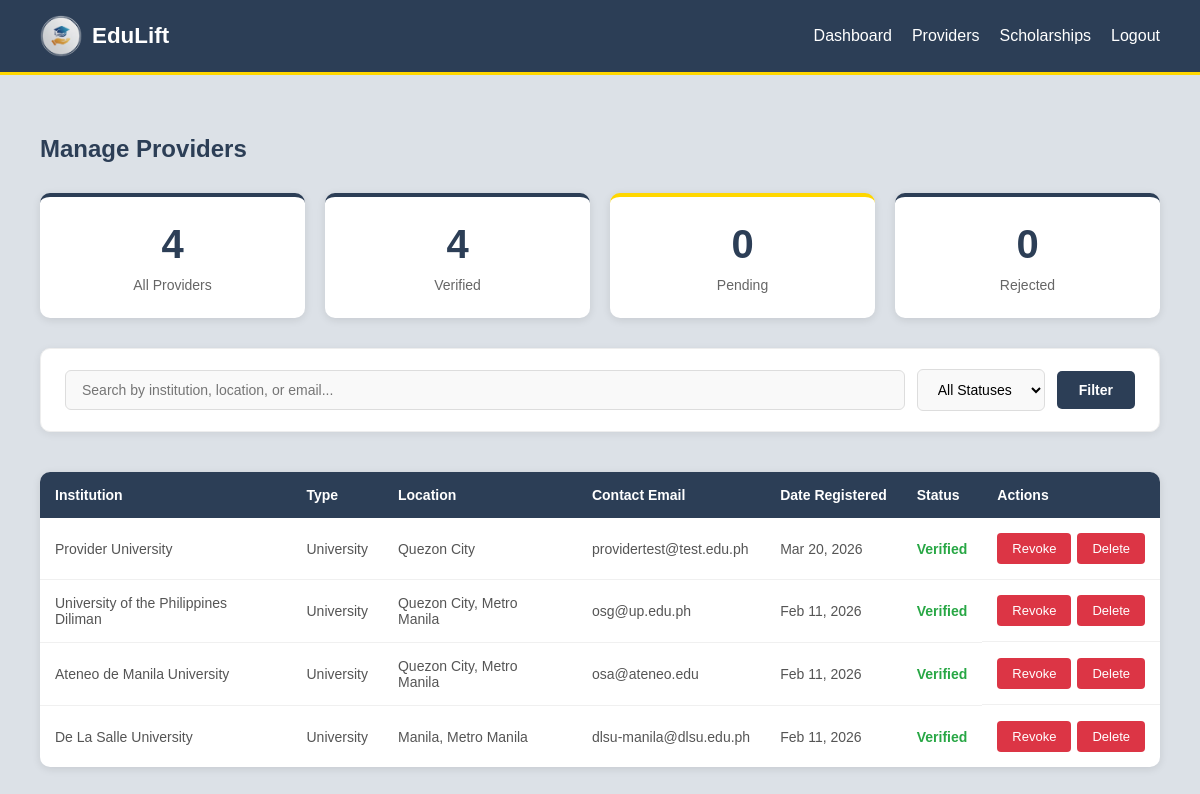
Page /admin/manage_providers.php (signed in) on the committed database.
### tables this page shows
CREATE TABLE `provider_profiles` (
  `provider_id` int(11) NOT NULL,
  `user_id` int(11) NOT NULL,
  `institution_id` int(11) NOT NULL,
  `status` varchar(20) DEFAULT 'pending',
  `created_at` timestamp NOT NULL DEFAULT current_timestamp()
);

CREATE TABLE `institutions` (
  `institution_id` int(11) NOT NULL,
  `institution_name` varchar(200) NOT NULL,
  `institution_type` varchar(50) DEFAULT NULL,
  `location` varchar(200) DEFAULT NULL,
  `contact_email` varchar(100) DEFAULT NULL,
  `contact_phone` varchar(20) DEFAULT NULL,
  `description` text DEFAULT NULL
);

### admin/manage_providers.php (the view, shortened to what this page needs)
<?php
include("../config/database.php");
$search        = isset($_GET['search']) ? trim($_GET['search']) : '';
$sql    = "SELECT pp.provider_id, pp.status, pp.created_at,
                  i.institution_name, i.institution_type, i.location, i.contact_email,
                  u.username, u.email AS user_email
           FROM provider_profiles pp
           JOIN institutions i ON pp.institution_id = i.institution_id
           JOIN users u ON pp.user_id = u.user_id
           WHERE 1=1";
$sql .= " ORDER BY pp.created_at DESC";
$stmt = mysqli_prepare($conn, $sql);
mysqli_stmt_execute($stmt);
$result = mysqli_stmt_get_result($stmt);
$count_all      = mysqli_fetch_assoc(mysqli_query($conn, "SELECT COUNT(*) as c FROM provider_profiles"))['c'];
$count_verified = mysqli_fetch_assoc(mysqli_query($conn, "SELECT COUNT(*) as c FROM provider_profiles WHERE status='verified'"))['c'];
$count_pending  = mysqli_fetch_assoc(mysqli_query($conn, "SELECT COUNT(*) as c FROM provider_profiles WHERE status='pending'"))['c'];
$count_rejected = mysqli_fetch_assoc(mysqli_query($conn, "SELECT COUNT(*) as c FROM provider_profiles WHERE status='rejected'"))['c'];
?>
<!DOCTYPE html>
<html lang="en">
<head>
    <link rel="stylesheet" href="../assets/css/style.css">
</head>
<body>
    <header class="header">
        <a class="header-brand" href="#"><img src="../assets/img/eduliftlogo.png" alt="EduLift Logo" class="header-logo"><h1 class="logo">EduLift</h1></a>
        <nav>
            <a href="admin_dashboard.php">Dashboard</a>
            <a href="manage_providers.php">Providers</a>
            <a href="manage_scholarships.php">Scholarships</a>
            <a href="../auth/logout.php">Logout</a>
        </nav>
    </header>
    <div class="container">
        <h2>Manage Providers</h2>
        <div class="stats-grid">
            <div class="stat-card">
                <h3><?php echo $count_all; ?></h3>
                <p>All Providers</p>
            </div>
            <div class="stat-card">
                <h3><?php echo $count_verified; ?></h3>
                <p>Verified</p>
            </div>
            <div class="stat-card highlight">
                <h3><?php echo $count_pending; ?></h3>
                <p>Pending</p>
            </div>
            <div class="stat-card">
                <h3><?php echo $count_rejected; ?></h3>
                <p>Rejected</p>
            </div>
        </div>
        <div class="filter-bar">
            <form method="GET" class="filter-form">
                <input type="text" name="search" placeholder="Search by institution, location, or email..."
                       value="<?php echo htmlspecialchars($search); ?>">
                <select name="status">
                    <option value="">All Statuses</option>
                </select>
                <button type="submit" class="btn">Filter</button>
            </form>
        </div>
        <div class="section">
            <div class="table-container">
                <table class="data-table">
                    <thead>
                        <tr>
                            <th>Institution</th>
                            <th>Type</th>
                            <th>Location</th>
                            <th>Contact Email</th>
                            <th>Date Registered</th>
                            <th>Status</th>
                            <th>Actions</th>
                        </tr>
                    </thead>
                    <tbody>
                        <?php if (mysqli_num_rows($result) > 0): ?>
                            <?php while ($row = mysqli_fetch_assoc($result)): ?>
                            <tr>
                                <td><?php echo htmlspecialchars($row['institution_name']); ?></td>
                                <td><?php echo htmlspecialchars($row['institution_type']); ?></td>
                                <td><?php echo htmlspecialchars($row['location']); ?></td>
                                <td><?php echo htmlspecialchars($row['contact_email']); ?></td>
                                <td><?php echo date('M d, Y', strtotime($row['created_at'])); ?></td>
                                <td>
                                    <span class="status-<?php echo htmlspecialchars($row['status']); ?>">
                                        <?php echo ucfirst(htmlspecialchars($row['status'])); ?>
                                    </span>
                                </td>
                                <td class="action-cell">
                                    <?php if ($row['status'] === 'pending'): ?>
                                        <a href="verify_provider.php?id=<?php echo $row['provider_id']; ?>&action=approve" class="btn-small">Approve</a>
                                        <a href="verify_provider.php?id=<?php echo $row['provider_id']; ?>&action=reject"  class="btn-small btn-danger">Reject</a>
                                    <?php elseif ($row['status'] === 'verified'): ?>
                                        <a href="verify_provider.php?id=<?php echo $row['provider_id']; ?>&action=reject"  class="btn-small btn-danger">Revoke</a>
                                    <?php elseif ($row['status'] === 'rejected'): ?>
                                        <a href="verify_provider.php?id=<?php echo $row['provider_id']; ?>&action=approve" class="btn-small">Re-approve</a>
                                    <?php endif; ?>
                                    <a href="#"
                                       class="btn-small btn-danger"
                                       onclick="showDeleteModal('delete_provider.php?id=<?php echo $row['provider_id']; ?>', '<?php echo htmlspecialchars($row['institution_name'], ENT_QUOTES); ?>')">Delete</a>
                                </td>
                            </tr>
                            <?php endwhile; ?>
                        <?php endif; ?>
                    </tbody>
                </table>
            </div>
        </div>
    </div>
</body>
</html>

### assets/css/style.css (style rules this page uses)
* { box-sizing: border-box; }
body { margin: 0; font-family: Arial, sans-serif; display: flex; flex-direction: column; min-height: 100vh; background: #dce1e7; }
.container { flex: 1; width: 100%; max-width: 1200px; margin: 0 auto; padding: 40px; box-sizing: border-box; }
.container h2, .container h3 { color: #2c3e56; }
.header { padding: 15px 40px; display: flex; justify-content: space-between; align-items: center; background: #2c3e56; border-bottom: 3px solid #FFD700; position: relative; }
.header-brand { display: flex; align-items: center; gap: 10px; text-decoration: none; }
.header-logo { height: 42px; width: 42px; border-radius: 50%; object-fit: cover; flex-shrink: 0; }
.logo { font-weight: bold; color: #ffffff; margin: 0; font-size: 1.4rem; }
.header nav { display: flex; align-items: center; }
.header nav a { color: #ffffff; text-decoration: none; margin-left: 20px; transition: color 0.3s; white-space: nowrap; }
.btn { display: inline-block; padding: 10px 20px; background: #2c3e56; color: #ffffff; text-decoration: none; border-radius: 5px; font-size: 15px; font-weight: bold; border: none; cursor: pointer; transition: background 0.3s, transform 0.2s; }
.btn-small { padding: 8px 15px; font-size: 13px; background: #2c3e56; color: #ffffff; text-decoration: none; border-radius: 4px; transition: background 0.3s; }
.btn-danger { background: #dc3545; }
.stats-grid { display: grid; grid-template-columns: repeat(auto-fit, minmax(200px, 1fr)); gap: 20px; margin: 30px 0; }
.stat-card { background: #ffffff; border-radius: 10px; padding: 25px; box-shadow: 0 2px 8px rgba(0,0,0,0.1); border-top: 4px solid #2c3e56; text-align: center; transition: transform 0.3s; }
.stat-card.highlight { border-top-color: #FFD700; }
.stat-card h3 { font-size: 2.5rem; color: #2c3e56; margin: 0 0 10px 0; }
.stat-card p { color: #666; font-size: 14px; margin: 0; }
.section { margin: 40px 0; }
.table-container { overflow-x: auto; background: #ffffff; border-radius: 10px; box-shadow: 0 2px 8px rgba(0,0,0,0.1); -webkit-overflow-scrolling: touch; }
.data-table { width: 100%; border-collapse: collapse; min-width: 600px; }
.data-table thead { background: #2c3e56; color: #ffffff; }
.data-table th { padding: 15px; text-align: left; font-weight: 600; font-size: 14px; white-space: nowrap; }
.data-table td { padding: 15px; border-bottom: 1px solid #f0f0f0; font-size: 14px; color: #555; }
.data-table tbody tr:last-child td { border-bottom: none; }
.action-cell { white-space: nowrap; display: flex; gap: 6px; }
.status-verified { color: #28a745; font-weight: 600; }
.filter-bar { margin: 25px 0 15px; background: #ffffff; border-radius: 10px; padding: 20px 24px; box-shadow: 0 2px 8px rgba(0,0,0,0.07); border: 1px solid #eee; }
.filter-form { display: flex; gap: 12px; flex-wrap: wrap; align-items: center; }
.filter-form input[type="text"] { flex: 1; min-width: 200px; padding: 11px 16px; border: 1px solid #ddd; border-radius: 6px; font-size: 14px; background: #f9f9f9; transition: border-color 0.2s, box-shadow 0.2s, background 0.2s; }
.filter-form select { padding: 11px 16px; border: 1px solid #ddd; border-radius: 6px; font-size: 14px; background: #f9f9f9; cursor: pointer; transition: border-color 0.2s, box-shadow 0.2s; }
.filter-form .btn { padding: 11px 22px; font-size: 14px; white-space: nowrap; }

### rows in the picture
provider_profiles: institution.institution_name "Provider University", institution.institution_type "University", institution.location "Quezon City", institution.contact_email "providertest@test.edu.ph", created_at "Mar 20, 2026", status "Verified"
provider_profiles: institution.institution_name "University of the Philippines Diliman", institution.institution_type "University", institution.location "Quezon City, Metro Manila", institution.contact_email "osg@up.edu.ph", created_at "Feb 11, 2026", status "Verified"
provider_profiles: institution.institution_name "Ateneo de Manila University", institution.institution_type "University", institution.location "Quezon City, Metro Manila", institution.contact_email "osa@ateneo.edu", created_at "Feb 11, 2026", status "Verified"
provider_profiles: institution.institution_name "De La Salle University", institution.institution_type "University", institution.location "Manila, Metro Manila", institution.contact_email "dlsu-manila@dlsu.edu.ph", created_at "Feb 11, 2026", status "Verified"

### other values in the picture
$count_all "4"
$count_verified "4"
$count_pending "0"
$count_rejected "0"
